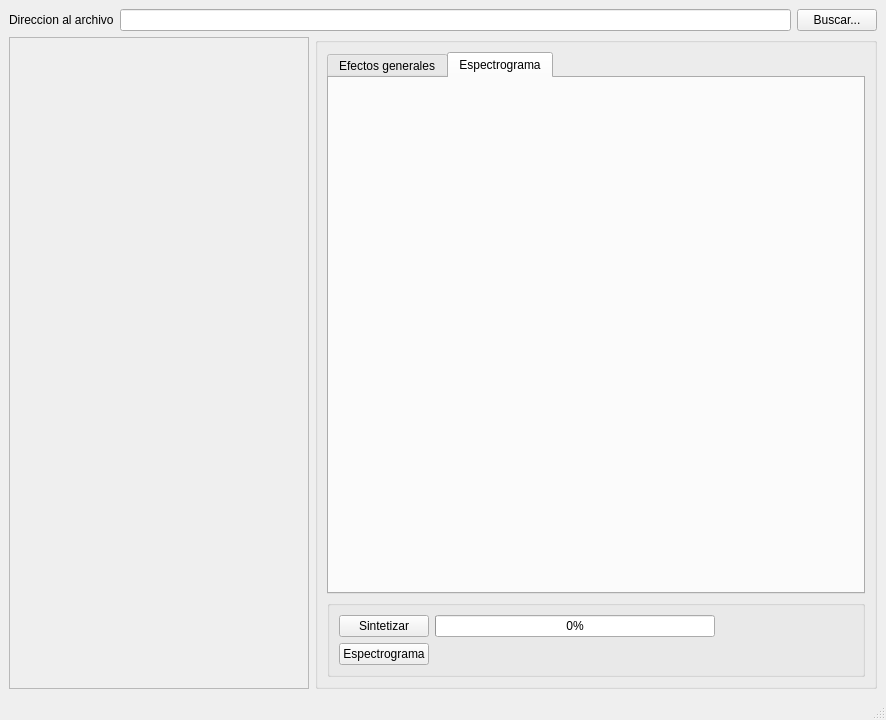
<?xml version="1.0" encoding="UTF-8"?>
<ui version="4.0">
 <class>MainWindow</class>
 <widget class="QMainWindow" name="MainWindow">
  <property name="geometry">
   <rect>
    <x>0</x>
    <y>0</y>
    <width>886</width>
    <height>720</height>
   </rect>
  </property>
  <property name="maximumSize">
   <size>
    <width>16777215</width>
    <height>16777215</height>
   </size>
  </property>
  <property name="windowTitle">
   <string>MainWindow</string>
  </property>
  <widget class="QWidget" name="centralwidget">
   <layout class="QGridLayout" name="gridLayout">
    <item row="0" column="0">
     <layout class="QGridLayout" name="WindowBox">
      <item row="1" column="0">
       <layout class="QVBoxLayout" name="verticalLayout_2">
        <item>
         <layout class="QHBoxLayout" name="horizontalLayout">
          <item>
           <widget class="QScrollArea" name="tracksScrollArea">
            <property name="maximumSize">
             <size>
              <width>300</width>
              <height>16777215</height>
             </size>
            </property>
            <property name="widgetResizable">
             <bool>true</bool>
            </property>
            <widget class="QWidget" name="tracksScrollAreaContents">
             <property name="geometry">
              <rect>
               <x>0</x>
               <y>0</y>
               <width>296</width>
               <height>631</height>
              </rect>
             </property>
             <layout class="QVBoxLayout" name="verticalLayout"/>
            </widget>
           </widget>
          </item>
          <item>
           <widget class="QGroupBox" name="pasosFinalesGroupBox">
            <property name="title">
             <string/>
            </property>
            <layout class="QVBoxLayout" name="verticalLayout_3">
             <item>
              <widget class="QTabWidget" name="tabWidget">
               <property name="currentIndex">
                <number>1</number>
               </property>
               <widget class="QWidget" name="generalFXTab">
                <attribute name="title">
                 <string>Efectos generales</string>
                </attribute>
                <layout class="QGridLayout" name="gridLayout_3">
                 <property name="leftMargin">
                  <number>0</number>
                 </property>
                 <property name="topMargin">
                  <number>0</number>
                 </property>
                 <property name="rightMargin">
                  <number>0</number>
                 </property>
                 <property name="bottomMargin">
                  <number>0</number>
                 </property>
                 <property name="spacing">
                  <number>0</number>
                 </property>
                 <item row="0" column="0">
                  <widget class="QGroupBox" name="efectosFinalesGroupBox">
                   <property name="title">
                    <string/>
                   </property>
                   <layout class="QVBoxLayout" name="verticalLayout_4">
                    <property name="spacing">
                     <number>0</number>
                    </property>
                    <property name="leftMargin">
                     <number>0</number>
                    </property>
                    <property name="topMargin">
                     <number>0</number>
                    </property>
                    <property name="rightMargin">
                     <number>0</number>
                    </property>
                    <property name="bottomMargin">
                     <number>0</number>
                    </property>
                    <item>
                     <widget class="QGroupBox" name="groupBox_5">
                      <property name="title">
                       <string>Volumen</string>
                      </property>
                      <layout class="QHBoxLayout" name="horizontalLayout_4">
                       <item>
                        <widget class="QSlider" name="finalVolumeSlider">
                         <property name="maximum">
                          <number>100</number>
                         </property>
                         <property name="value">
                          <number>100</number>
                         </property>
                         <property name="orientation">
                          <enum>Qt::Horizontal</enum>
                         </property>
                        </widget>
                       </item>
                      </layout>
                     </widget>
                    </item>
                   </layout>
                  </widget>
                 </item>
                </layout>
               </widget>
               <widget class="QWidget" name="spectrumTab">
                <attribute name="title">
                 <string>Espectrograma</string>
                </attribute>
                <layout class="QGridLayout" name="gridLayout_4">
                 <property name="leftMargin">
                  <number>0</number>
                 </property>
                 <property name="topMargin">
                  <number>0</number>
                 </property>
                 <property name="rightMargin">
                  <number>0</number>
                 </property>
                 <property name="bottomMargin">
                  <number>0</number>
                 </property>
                 <property name="horizontalSpacing">
                  <number>0</number>
                 </property>
                </layout>
               </widget>
              </widget>
             </item>
             <item>
              <widget class="QGroupBox" name="finalCheckButtonsGroupBox">
               <property name="maximumSize">
                <size>
                 <width>16777215</width>
                 <height>100</height>
                </size>
               </property>
               <property name="title">
                <string/>
               </property>
               <layout class="QGridLayout" name="gridLayout_2">
                <item row="0" column="2">
                 <widget class="QPushButton" name="pushButtonPlay">
                  <property name="enabled">
                   <bool>true</bool>
                  </property>
                  <property name="mouseTracking">
                   <bool>false</bool>
                  </property>
                  <property name="tabletTracking">
                   <bool>false</bool>
                  </property>
                  <property name="text">
                   <string/>
                  </property>
                  <property name="icon">
                   <iconset>
                    <normaloff>../Textures/play.png</normaloff>../Textures/play.png</iconset>
                  </property>
                  <property name="flat">
                   <bool>true</bool>
                  </property>
                 </widget>
                </item>
                <item row="0" column="0">
                 <widget class="QPushButton" name="sintetizePushButton">
                  <property name="text">
                   <string>Sintetizar</string>
                  </property>
                 </widget>
                </item>
                <item row="0" column="4">
                 <widget class="QPushButton" name="pushButton">
                  <property name="text">
                   <string/>
                  </property>
                  <property name="icon">
                   <iconset>
                    <normaloff>../Textures/dowload.png</normaloff>../Textures/dowload.png</iconset>
                  </property>
                  <property name="flat">
                   <bool>true</bool>
                  </property>
                 </widget>
                </item>
                <item row="0" column="3">
                 <widget class="QPushButton" name="pushButtonStop">
                  <property name="text">
                   <string/>
                  </property>
                  <property name="icon">
                   <iconset>
                    <normaloff>../Textures/stop.png</normaloff>../Textures/stop.png</iconset>
                  </property>
                  <property name="flat">
                   <bool>true</bool>
                  </property>
                 </widget>
                </item>
                <item row="1" column="0">
                 <widget class="QPushButton" name="espectrogramaPushButton">
                  <property name="text">
                   <string>Espectrograma</string>
                  </property>
                 </widget>
                </item>
                <item row="0" column="1">
                 <widget class="QProgressBar" name="progressBarSintetize">
                  <property name="value">
                   <number>0</number>
                  </property>
                 </widget>
                </item>
               </layout>
              </widget>
             </item>
            </layout>
           </widget>
          </item>
         </layout>
        </item>
       </layout>
      </item>
      <item row="0" column="0">
       <layout class="QVBoxLayout" name="verticalLayout_1">
        <item>
         <layout class="QHBoxLayout" name="horizontalLayout_2">
          <item>
           <widget class="QLabel" name="Dir2FileLabel">
            <property name="text">
             <string>Direccion al archivo</string>
            </property>
           </widget>
          </item>
          <item>
           <widget class="QLineEdit" name="Dir2FileLE">
            <property name="text">
             <string/>
            </property>
            <property name="readOnly">
             <bool>true</bool>
            </property>
           </widget>
          </item>
          <item>
           <widget class="QPushButton" name="Dir2FileButton">
            <property name="text">
             <string>Buscar...</string>
            </property>
           </widget>
          </item>
         </layout>
        </item>
       </layout>
      </item>
     </layout>
    </item>
   </layout>
  </widget>
  <widget class="QStatusBar" name="statusbar"/>
 </widget>
 <resources/>
 <connections>
  <connection>
   <sender>Dir2FileButton</sender>
   <signal>clicked()</signal>
   <receiver>MainWindow</receiver>
   <slot>BrowseFile()</slot>
   <hints>
    <hint type="sourcelabel">
     <x>873</x>
     <y>27</y>
    </hint>
    <hint type="destinationlabel">
     <x>832</x>
     <y>3</y>
    </hint>
   </hints>
  </connection>
  <connection>
   <sender>sintetizePushButton</sender>
   <signal>clicked()</signal>
   <receiver>MainWindow</receiver>
   <slot>doSynthesize()</slot>
   <hints>
    <hint type="sourcelabel">
     <x>417</x>
     <y>599</y>
    </hint>
    <hint type="destinationlabel">
     <x>732</x>
     <y>687</y>
    </hint>
   </hints>
  </connection>
  <connection>
   <sender>espectrogramaPushButton</sender>
   <signal>clicked()</signal>
   <receiver>MainWindow</receiver>
   <slot>doEspectrogram()</slot>
   <hints>
    <hint type="sourcelabel">
     <x>417</x>
     <y>642</y>
    </hint>
    <hint type="destinationlabel">
     <x>885</x>
     <y>691</y>
    </hint>
   </hints>
  </connection>
  <connection>
   <sender>finalVolumeSlider</sender>
   <signal>valueChanged(int)</signal>
   <receiver>MainWindow</receiver>
   <slot>setFinalVolume()</slot>
   <hints>
    <hint type="sourcelabel">
     <x>426</x>
     <y>123</y>
    </hint>
    <hint type="destinationlabel">
     <x>885</x>
     <y>320</y>
    </hint>
   </hints>
  </connection>
  <connection>
   <sender>pushButtonPlay</sender>
   <signal>clicked()</signal>
   <receiver>MainWindow</receiver>
   <slot>play()</slot>
   <hints>
    <hint type="sourcelabel">
     <x>786</x>
     <y>630</y>
    </hint>
    <hint type="destinationlabel">
     <x>877</x>
     <y>660</y>
    </hint>
   </hints>
  </connection>
  <connection>
   <sender>pushButton</sender>
   <signal>clicked()</signal>
   <receiver>MainWindow</receiver>
   <slot>save()</slot>
   <hints>
    <hint type="sourcelabel">
     <x>836</x>
     <y>609</y>
    </hint>
    <hint type="destinationlabel">
     <x>878</x>
     <y>585</y>
    </hint>
   </hints>
  </connection>
  <connection>
   <sender>pushButtonStop</sender>
   <signal>clicked()</signal>
   <receiver>MainWindow</receiver>
   <slot>stop()</slot>
   <hints>
    <hint type="sourcelabel">
     <x>802</x>
     <y>616</y>
    </hint>
    <hint type="destinationlabel">
     <x>880</x>
     <y>648</y>
    </hint>
   </hints>
  </connection>
 </connections>
 <slots>
  <slot>BrowseFile()</slot>
  <slot>doSynthesize()</slot>
  <slot>doEspectrogram()</slot>
  <slot>setFinalVolume()</slot>
  <slot>play()</slot>
  <slot>pause()</slot>
  <slot>save()</slot>
  <slot>stop()</slot>
 </slots>
</ui>
